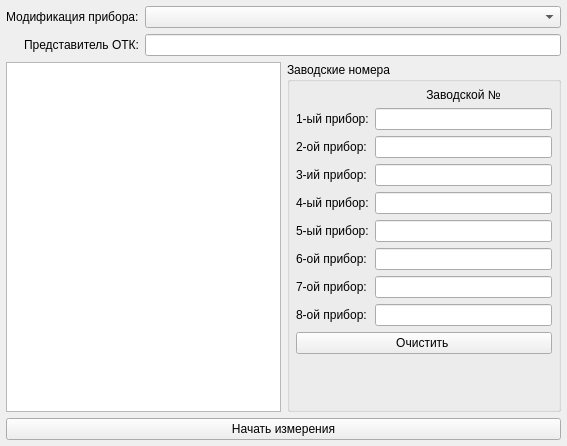
<?xml version="1.0" encoding="UTF-8"?>
<ui version="4.0">
 <class>Preparation</class>
 <widget class="QWidget" name="Preparation">
  <property name="geometry">
   <rect>
    <x>0</x>
    <y>0</y>
    <width>567</width>
    <height>446</height>
   </rect>
  </property>
  <property name="windowTitle">
   <string>Form</string>
  </property>
  <layout class="QGridLayout" name="gridLayout">
   <property name="leftMargin">
    <number>6</number>
   </property>
   <property name="topMargin">
    <number>6</number>
   </property>
   <property name="rightMargin">
    <number>6</number>
   </property>
   <property name="bottomMargin">
    <number>6</number>
   </property>
   <item row="1" column="0">
    <widget class="QTableView" name="tvParams"/>
   </item>
   <item row="1" column="1">
    <widget class="QGroupBox" name="groupBox">
     <property name="title">
      <string>Заводские номера</string>
     </property>
     <layout class="QFormLayout" name="formLayout_2">
      <property name="leftMargin">
       <number>6</number>
      </property>
      <property name="topMargin">
       <number>6</number>
      </property>
      <property name="rightMargin">
       <number>6</number>
      </property>
      <property name="bottomMargin">
       <number>6</number>
      </property>
      <item row="1" column="0">
       <widget class="QLabel" name="label_3">
        <property name="text">
         <string>1-ый прибор:</string>
        </property>
       </widget>
      </item>
      <item row="2" column="0">
       <widget class="QLabel" name="label_4">
        <property name="text">
         <string>2-ой прибор:</string>
        </property>
       </widget>
      </item>
      <item row="3" column="0">
       <widget class="QLabel" name="label_5">
        <property name="text">
         <string>3-ий прибор:</string>
        </property>
       </widget>
      </item>
      <item row="4" column="0">
       <widget class="QLabel" name="label_6">
        <property name="text">
         <string>4-ый прибор:</string>
        </property>
       </widget>
      </item>
      <item row="5" column="0">
       <widget class="QLabel" name="label_7">
        <property name="text">
         <string>5-ый прибор:</string>
        </property>
       </widget>
      </item>
      <item row="6" column="0">
       <widget class="QLabel" name="label_8">
        <property name="text">
         <string>6-ой прибор:</string>
        </property>
       </widget>
      </item>
      <item row="7" column="0">
       <widget class="QLabel" name="label_9">
        <property name="text">
         <string>7-ой прибор:</string>
        </property>
       </widget>
      </item>
      <item row="8" column="0">
       <widget class="QLabel" name="label_10">
        <property name="text">
         <string>8-ой прибор:</string>
        </property>
       </widget>
      </item>
      <item row="9" column="0" colspan="2">
       <widget class="QPushButton" name="pbClearSerNum">
        <property name="text">
         <string>Очистить </string>
        </property>
       </widget>
      </item>
      <item row="1" column="1">
       <widget class="QLineEdit" name="leSerNum1"/>
      </item>
      <item row="2" column="1">
       <widget class="QLineEdit" name="leSerNum2"/>
      </item>
      <item row="3" column="1">
       <widget class="QLineEdit" name="leSerNum3"/>
      </item>
      <item row="4" column="1">
       <widget class="QLineEdit" name="leSerNum4"/>
      </item>
      <item row="5" column="1">
       <widget class="QLineEdit" name="leSerNum5"/>
      </item>
      <item row="6" column="1">
       <widget class="QLineEdit" name="leSerNum6"/>
      </item>
      <item row="7" column="1">
       <widget class="QLineEdit" name="leSerNum7"/>
      </item>
      <item row="8" column="1">
       <widget class="QLineEdit" name="leSerNum8"/>
      </item>
      <item row="0" column="1">
       <widget class="QLabel" name="label_11">
        <property name="text">
         <string>Заводской №</string>
        </property>
        <property name="alignment">
         <set>Qt::AlignCenter</set>
        </property>
       </widget>
      </item>
     </layout>
    </widget>
   </item>
   <item row="3" column="0" colspan="2">
    <widget class="QPushButton" name="pbStatrtMeasure">
     <property name="text">
      <string>Начать измерения</string>
     </property>
    </widget>
   </item>
   <item row="0" column="0" colspan="2">
    <layout class="QFormLayout" name="formLayout">
     <property name="labelAlignment">
      <set>Qt::AlignRight|Qt::AlignTrailing|Qt::AlignVCenter</set>
     </property>
     <item row="0" column="0">
      <widget class="QLabel" name="label">
       <property name="text">
        <string>Модификация прибора:</string>
       </property>
      </widget>
     </item>
     <item row="0" column="1">
      <widget class="QComboBox" name="cbxDevice"/>
     </item>
     <item row="1" column="0">
      <widget class="QLabel" name="label_2">
       <property name="text">
        <string>Представитель ОТК:</string>
       </property>
      </widget>
     </item>
     <item row="1" column="1">
      <widget class="QLineEdit" name="leFio"/>
     </item>
    </layout>
   </item>
  </layout>
 </widget>
 <layoutdefault spacing="6" margin="6"/>
 <resources/>
 <connections/>
</ui>
